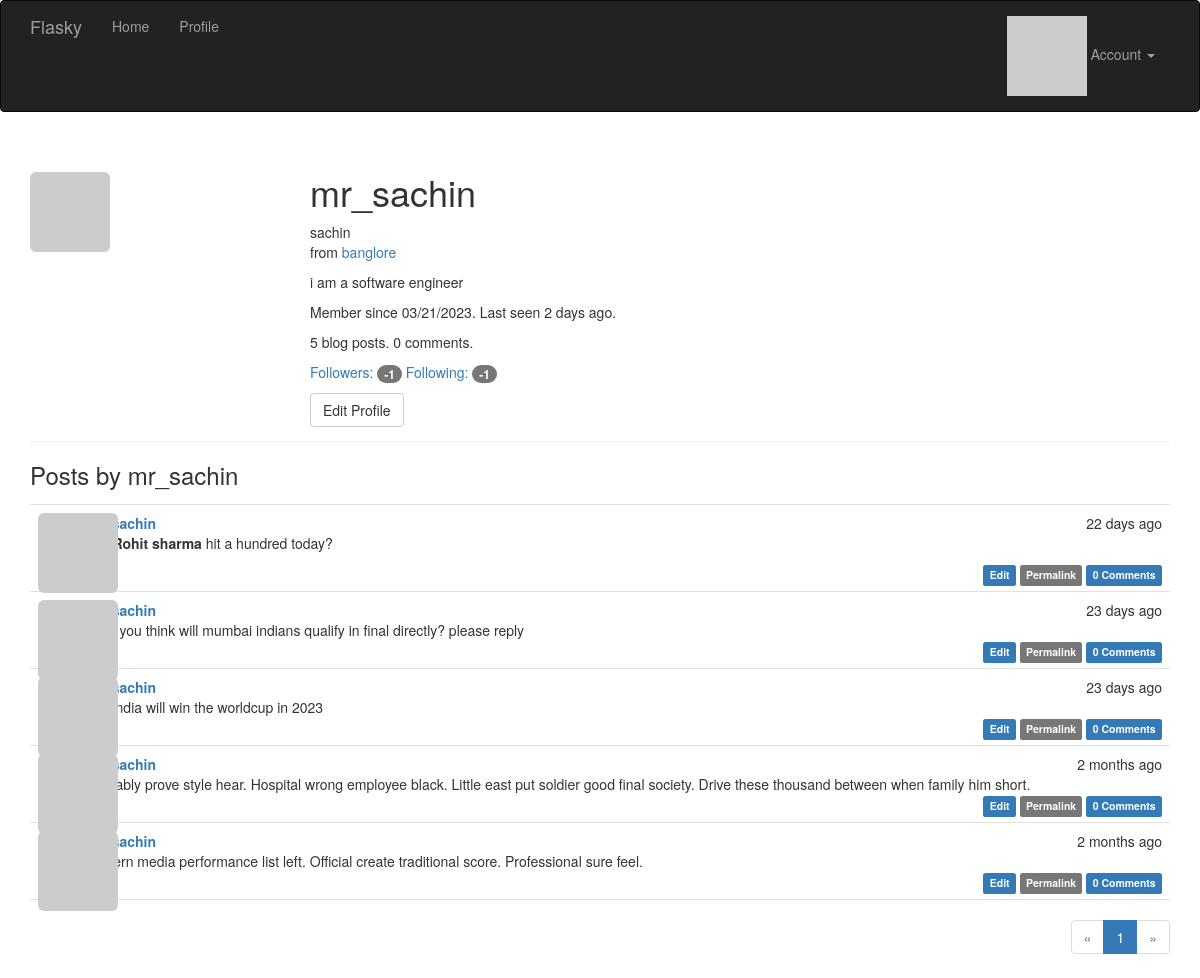
The app's page /user/mr_sachin (signed in) with its own data.
### app/models.py (models this page shows, shortened)
class User(UserMixin, db.Model):
    __tablename__ = 'users'
    id = db.Column(db.Integer, primary_key=True)
    email = db.Column(db.String(64), unique=True, index=True)
    username = db.Column(db.String(64), unique=True, index=True)
    role_id = db.Column(db.Integer, db.ForeignKey('roles.id'))
    password_hash = db.Column(db.String(128))
    confirmed = db.Column(db.Boolean, default=False)
    name = db.Column(db.String(64))
    location = db.Column(db.String(64))
    about_me = db.Column(db.Text())
    member_since = db.Column(db.DateTime(), default=datetime.utcnow)
    last_seen = db.Column(db.DateTime(), default=datetime.utcnow)
    avatar_hash = db.Column(db.String(32))
    posts = db.relationship('Post', backref='author', lazy='dynamic')
    followed = db.relationship('Follow',
                               foreign_keys=[Follow.follower_id],
                               backref=db.backref('follower', lazy='joined'),
                               lazy='dynamic',
                               cascade='all, delete-orphan')
    followers = db.relationship('Follow',
                                foreign_keys=[Follow.followed_id],
                                backref=db.backref('followed', lazy='joined'),
                                lazy='dynamic',
                                cascade='all, delete-orphan')
    comments = db.relationship('Comment', backref='author', lazy='dynamic')
    @property
    def password(self):
        raise AttributeError('password is not a readable attribute')
    def can(self, perm):
        return self.role is not None and self.role.has_permission(perm)
    def is_administrator(self):
        return self.can(Permission.ADMIN)
    def ping(self):
        self.last_seen = datetime.utcnow()
        db.session.add(self)
    def gravatar_hash(self):
        return hashlib.md5(self.email.lower().encode('utf-8')).hexdigest()
    def gravatar(self, size=100, default='identicon', rating='g'):
        url = 'https://secure.gravatar.com/avatar'
        hash = self.avatar_hash or self.gravatar_hash()
        return '{url}/{hash}?s={size}&d={default}&r={rating}'.format(
            url=url, hash=hash, size=size, default=default, rating=rating)

class Post(db.Model):
    __tablename__ = 'posts'
    id = db.Column(db.Integer, primary_key=True)
    body = db.Column(db.Text)
    body_html = db.Column(db.Text)
    timestamp = db.Column(db.DateTime, index=True, default=datetime.utcnow)
    author_id = db.Column(db.Integer, db.ForeignKey('users.id'))
    comments = db.relationship('Comment', backref='post', lazy='dynamic')

### app/main/views.py (the view)
@main.route('/user/<username>')
def user(username):
    user = User.query.filter_by(username=username).first_or_404()
    page = request.args.get('page', 1, type=int)
    pagination = user.posts.order_by(Post.timestamp.desc()).paginate(
        page=page, per_page=current_app.config['FLASKY_POSTS_PER_PAGE'],
        error_out=False)
    posts = pagination.items
    return render_template('user.html', user=user, posts=posts,
                           pagination=pagination)

### app/auth/views.py (called while the page is built)
@auth.before_app_request
def before_request():
    if current_user.is_authenticated:
        current_user.ping()
        if not current_user.confirmed \
                and request.endpoint \
                and request.blueprint != 'auth' \
                and request.endpoint != 'static':
            return redirect(url_for('auth.unconfirmed'))

### app/main/__init__.py (called while the page is built)
@main.app_context_processor
def inject_permissions():
    return dict(Permission=Permission)

### app/main/views.py (called while the page is built)
@main.after_app_request
def after_request(response):
    for query in get_debug_queries():
        if query.duration >= current_app.config['FLASKY_SLOW_DB_QUERY_TIME']:
            current_app.logger.warning(
                'Slow query: %s\nParameters: %s\nDuration: %fs\nContext: %s\n'
                % (query.statement, query.parameters, query.duration,
                   query.context))
    return response

### app/models.py (called while the page is built)
@login_manager.user_loader
def load_user(user_id):
    return User.query.get(int(user_id))

    def has_permission(self, perm):
        return self.permissions & perm == perm

### app/templates/user.html (shortened to what this page needs)
{% extends "base.html" %}
{% import "_macros.html" as macros %}
{% block page_content %}
<div class="page-header">
    <img class="img-rounded profile-thumbnail" src="{{ user.gravatar(size=256) }}">
    <div class="profile-header">
        <h1>{{ user.username }}</h1>
        {% if user.name or user.location %}
        <p>
            {% if user.name %}{{ user.name }}<br>{% endif %}
            {% if user.location %}
                from <a href="http://maps.google.com/?q={{ user.location }}">{{ user.location }}</a><br>
            {% endif %}
        </p>
        {% endif %}
        {% if user.about_me %}<p>{{ user.about_me }}</p>{% endif %}
        <p>Member since {{ moment(user.member_since).format('L') }}. Last seen {{ moment(user.last_seen).fromNow() }}.</p>
        <p>{{ user.posts.count() }} blog posts. {{ user.comments.count() }} comments.</p>
        <p>
            <a href="{{ url_for('.followers', username=user.username) }}">Followers: <span class="badge">{{ user.followers.count() - 1 }}</span></a>
            <a href="{{ url_for('.followed_by', username=user.username) }}">Following: <span class="badge">{{ user.followed.count() - 1 }}</span></a>
        </p>
        <p>
            {% if user == current_user %}
            <a class="btn btn-default" href="{{ url_for('.edit_profile') }}">Edit Profile</a>
            {% endif %}
        </p>
    </div>
</div>
<h3>Posts by {{ user.username }}</h3>
{% include '_posts.html' %}
{% if pagination %}
<div class="pagination">
    {{ macros.pagination_widget(pagination, '.user', username=user.username) }}
</div>
{% endif %}
{% endblock %}

### app/templates/_posts.html
<ul class="posts">
    {% for post in posts %}
    <li class="post">
        <div class="post-thumbnail">
            <a href="{{ url_for('.user', username=post.author.username) }}">
                <img class="img-rounded profile-thumbnail" src="{{ post.author.gravatar(size=40) }}">
            </a>
        </div>
        <div class="post-content">
            <div class="post-date">{{ moment(post.timestamp).fromNow() }}</div>
            <div class="post-author"><a href="{{ url_for('.user', username=post.author.username) }}">{{ post.author.username }}</a></div>
            <div class="post-body">
                {% if post.body_html %}
                    {{ post.body_html | safe }}
                {% else %}
                    {{ post.body }}
                {% endif %}
            </div>
            <div class="post-footer">
                {% if current_user == post.author %}
                <a href="{{ url_for('.edit', id=post.id) }}">
                    <span class="label label-primary">Edit</span>
                </a>
                {% elif current_user.is_administrator() %}
                <a href="{{ url_for('.edit', id=post.id) }}">
                    <span class="label label-danger">Edit [Admin]</span>
                </a>
                {% endif %}
                <a href="{{ url_for('.post', id=post.id) }}">
                    <span class="label label-default">Permalink</span>
                </a>
                <a href="{{ url_for('.post', id=post.id) }}#comments">
                    <span class="label label-primary">{{ post.comments.count() }} Comments</span>
                </a>
            </div>
        </div>
    </li>
    {% endfor %}
</ul>

### app/static/styles.css (style rules this page uses)
.profile-thumbnail { position: absolute; }
.profile-header { min-height: 260px; margin-left: 280px; }
ul.posts { list-style-type: none; padding: 0px; margin: 16px 0px 0px 0px; border-top: 1px solid #e0e0e0; }
ul.posts li.post { padding: 8px; border-bottom: 1px solid #e0e0e0; }
div.post-date { float: right; }
div.post-author { font-weight: bold; }
div.post-thumbnail { position: absolute; }
div.post-content { margin-left: 48px; min-height: 48px; }
div.post-footer { text-align: right; }
div.pagination { width: 100%; text-align: right; padding: 0px; margin: 0px; }

### records on screen
User: username "mr_sachin", name "sachin", location "banglore", about_me "i am a software engineer", member_since "03/21/2023", last_seen "2 days ago"
Post: timestamp "22 days ago", author.username "mr_sachin", body_html "Rohit sharma hit a hundred today?", comments.count "0"
Post: timestamp "23 days ago", author.username "mr_sachin", body "what you think will mumbai indians qualify in final directly? please reply", comments.count "0"
Post: timestamp "23 days ago", author.username "mr_sachin", body "can india will win the worldcup in 2023", comments.count "0"
Post: timestamp "2 months ago", author.username "mr_sachin", body "Probably prove style hear. Hospital wrong employee black. Little east put soldier good final society. Drive these thousand between when family him short.", comments.count "0"
Post: timestamp "2 months ago", author.username "mr_sachin", body "Modern media performance list left. Official create traditional score. Professional sure feel.", comments.count "0"

### other values on screen
{{ user.posts.count() }} "5"
{{ user.comments.count() }} "0"
{{ user.followers.count() - 1 }} "-1"
{{ user.followed.count() - 1 }} "-1"
{{ p }} "1"
